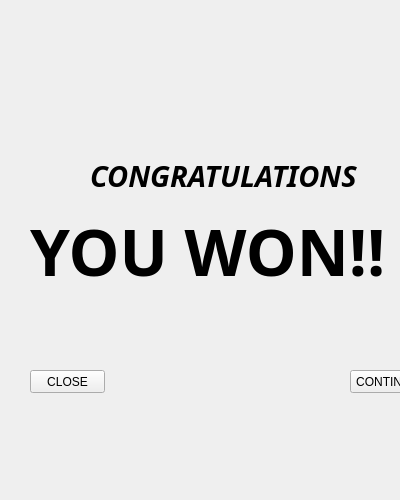
<?xml version="1.0" encoding="UTF-8"?>
<ui version="4.0">
 <class>won</class>
 <widget class="QWidget" name="won">
  <property name="geometry">
   <rect>
    <x>0</x>
    <y>0</y>
    <width>400</width>
    <height>500</height>
   </rect>
  </property>
  <property name="font">
   <font>
    <pointsize>9</pointsize>
   </font>
  </property>
  <property name="windowTitle">
   <string>Form</string>
  </property>
  <widget class="QLabel" name="label_4">
   <property name="geometry">
    <rect>
     <x>110</x>
     <y>260</y>
     <width>191</width>
     <height>271</height>
    </rect>
   </property>
   <property name="text">
    <string/>
   </property>
   <property name="pixmap">
    <pixmap resource="bg.qrc">:/new/prefix1/wek.png</pixmap>
   </property>
  </widget>
  <widget class="QPushButton" name="pushButton_2">
   <property name="geometry">
    <rect>
     <x>350</x>
     <y>370</y>
     <width>75</width>
     <height>23</height>
    </rect>
   </property>
   <property name="text">
    <string>CONTINUE</string>
   </property>
  </widget>
  <widget class="QLabel" name="label_3">
   <property name="geometry">
    <rect>
     <x>30</x>
     <y>210</y>
     <width>391</width>
     <height>81</height>
    </rect>
   </property>
   <property name="font">
    <font>
     <family>Jokerman</family>
     <pointsize>48</pointsize>
     <weight>75</weight>
     <bold>true</bold>
    </font>
   </property>
   <property name="text">
    <string>YOU WON!!</string>
   </property>
  </widget>
  <widget class="QPushButton" name="pushButton">
   <property name="geometry">
    <rect>
     <x>30</x>
     <y>370</y>
     <width>75</width>
     <height>23</height>
    </rect>
   </property>
   <property name="text">
    <string>CLOSE</string>
   </property>
  </widget>
  <widget class="QLabel" name="label_2">
   <property name="geometry">
    <rect>
     <x>90</x>
     <y>130</y>
     <width>281</width>
     <height>91</height>
    </rect>
   </property>
   <property name="font">
    <font>
     <family>Latha</family>
     <pointsize>22</pointsize>
     <weight>75</weight>
     <italic>true</italic>
     <bold>true</bold>
    </font>
   </property>
   <property name="text">
    <string>CONGRATULATIONS</string>
   </property>
  </widget>
  <widget class="QLabel" name="label">
   <property name="geometry">
    <rect>
     <x>-20</x>
     <y>10</y>
     <width>521</width>
     <height>531</height>
    </rect>
   </property>
   <property name="text">
    <string/>
   </property>
   <property name="pixmap">
    <pixmap resource="bg.qrc">:/new/prefix1/simpsons-2048.gif</pixmap>
   </property>
  </widget>
 </widget>
 <resources>
  <include location="bg.qrc"/>
 </resources>
 <connections/>
</ui>
